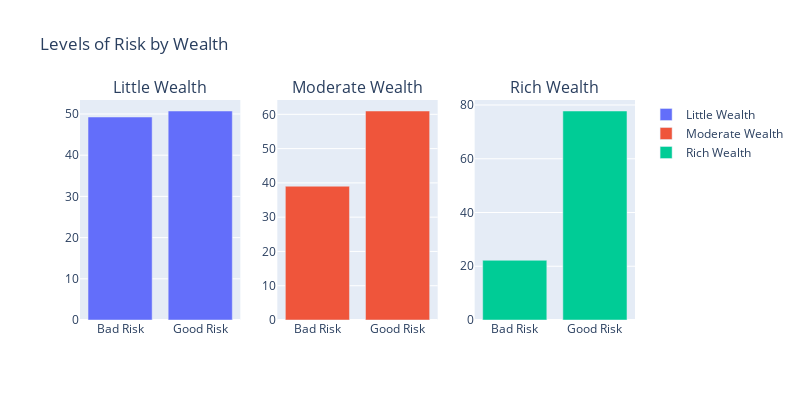

Notebook cell for this chart:
### Code cell
little = go.Bar(
    x=['Bad Risk', 'Good Risk'],
    y=[bad_little, good_little],
    name="Little Wealth",
)
moderate = go.Bar(
    x=['Bad Risk', 'Good Risk'],
    y=[bad_moderate, good_moderate],
    name="Moderate Wealth",
)
rich = go.Bar(
    x=['Bad Risk', 'Good Risk'],
    y=[bad_rich, good_rich],
    name="Rich Wealth",
)
data=[little, moderate, rich]
fig = tools.make_subplots(rows=1, cols=3, subplot_titles=('Little Wealth', 'Moderate Wealth', 'Rich Wealth'))
fig.append_trace(little, 1, 1)
fig.append_trace(moderate, 1, 2)
fig.append_trace(rich, 1, 3)
fig['layout'].update(height=400, width=800, title='Levels of Risk by Wealth')
iplot(fig, filename='make-subplots-multiple-with-titles')

### Figure 1 — Plotly figure (JSON) as saved in the notebook; plotly's stock layout.template omitted (floating-point values rounded to 4 significant figures)
{"data": [{"name": "Little Wealth", "type": "bar", "x": ["Bad Risk", "Good Risk"], "xaxis": "x", "y": [49.27, 50.73], "yaxis": "y"}, {"name": "Moderate Wealth", "type": "bar", "x": ["Bad Risk", "Good Risk"], "xaxis": "x2", "y": [39.03, 60.97], "yaxis": "y2"}, {"name": "Rich Wealth", "type": "bar", "x": ["Bad Risk", "Good Risk"], "xaxis": "x3", "y": [22.22, 77.78], "yaxis": "y3"}], "layout": {"annotations": [{"font": {"size": 16}, "showarrow": false, "text": "Little Wealth", "x": 0.1444, "xanchor": "center", "xref": "paper", "y": 1, "yanchor": "bottom", "yref": "paper"}, {"font": {"size": 16}, "showarrow": false, "text": "Moderate Wealth", "x": 0.5, "xanchor": "center", "xref": "paper", "y": 1, "yanchor": "bottom", "yref": "paper"}, {"font": {"size": 16}, "showarrow": false, "text": "Rich Wealth", "x": 0.8556, "xanchor": "center", "xref": "paper", "y": 1, "yanchor": "bottom", "yref": "paper"}], "height": 400, "title": {"text": "Levels of Risk by Wealth"}, "width": 800, "xaxis": {"anchor": "y", "domain": [0, 0.2889]}, "xaxis2": {"anchor": "y2", "domain": [0.3556, 0.6444]}, "xaxis3": {"anchor": "y3", "domain": [0.7111, 1]}, "yaxis": {"anchor": "x", "domain": [0, 1]}, "yaxis2": {"anchor": "x2", "domain": [0, 1]}, "yaxis3": {"anchor": "x3", "domain": [0, 1]}}}
